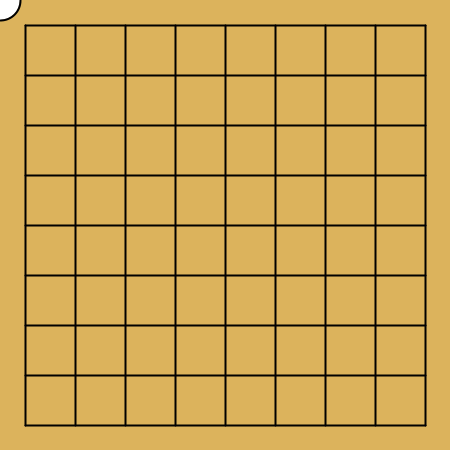
Frame 1 (no input)
Frame 60 (the mouse pressed at the canvas centre just before this capture): identical to frame 1, image omitted
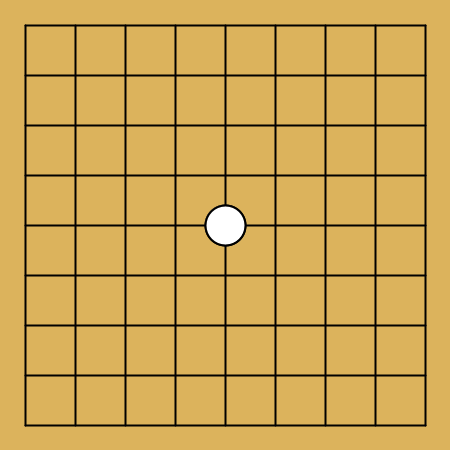
Frame 120 (the mouse held since frame 60 and released just before this capture)

The Processing sketch that drew these frames (run headless with seeded random() and noise(); from frame 60 on, the mouse is pressed at the canvas centre):

// Processing sketch: week03_7_go_2d_arrary_mousePressed
// ── week03_7_go_2d_arrary_mousePressed.pde
//week03_7_go_2d_arrary_mousePressed
int [][] broad = new int [9][9];
void setup() {
  size(450, 450);
}
void draw() {
  background(220, 179, 92);
  strokeWeight(2);
  float c = 0;
  for (int i=0; i<9; i++) {
    line(25, 25+ i*50, 425, 25+i*50);
    line(25+ i*50, 25, 25+i*50, 425);
  }
  for (int i=0; i<9; i++) {
    for (int j=0; j<9; j++) {
      
      if (broad[i][j]==1) ellipse(25+ j*50, 25+ i*50, 40, 40);
    }
  }
  ellipse(mouseX, mouseY, 40, 40);
}
void mousePressed() {
  int i = mouseY/50, j = mouseX/50;
  broad[i][j] = 1;
}
